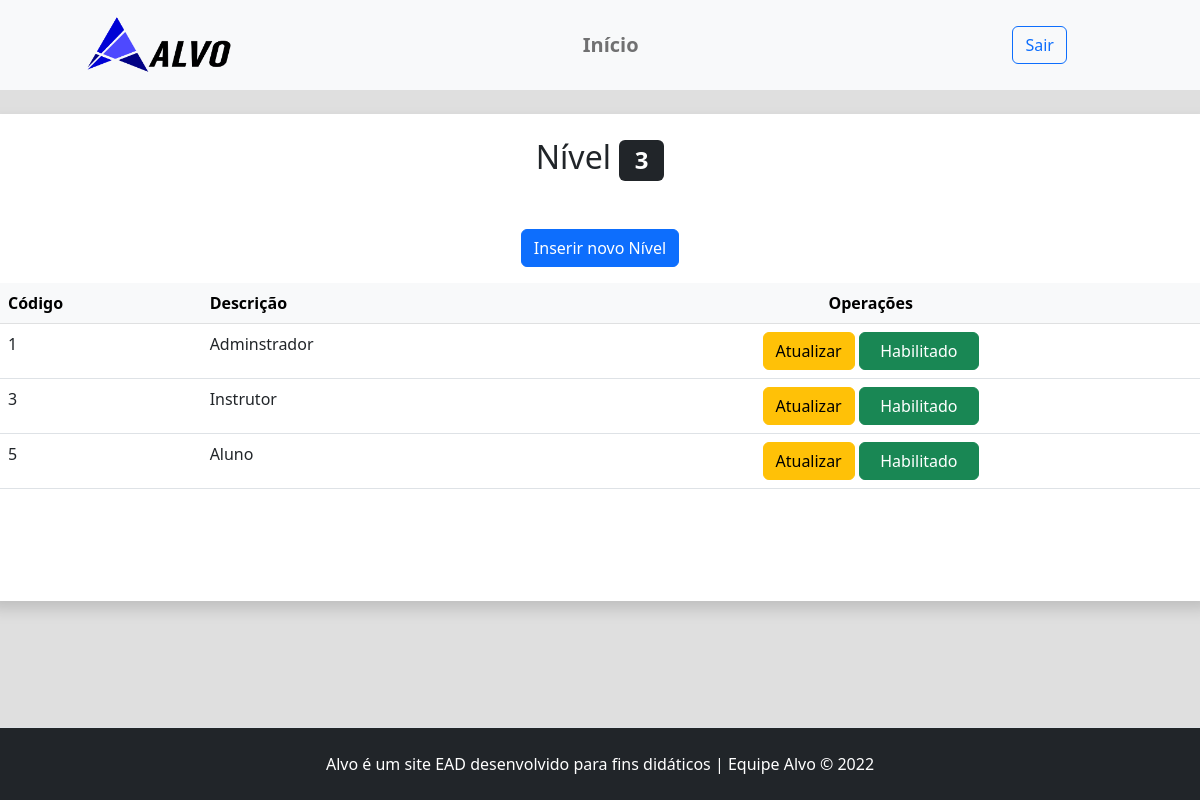
/admin/nivel.php (signed in), run on the app's committed database.
### tables this page shows
CREATE TABLE `niveis` (
  `id` int(11) NOT NULL,
  `codNivel` int(11) NOT NULL,
  `descNivel` varchar(50) NOT NULL,
  `indicador` int(11) DEFAULT NULL
);

### src/Banco.php (called while the page is built, shortened)
<?php
abstract class Banco {
    private static string $servidor = "localhost";
    private static string $usuario = "root";
    private static string $senha = "";
    private static string $banco = "bd_alvo";
    private static PDO $conexao;
    public static function conecta():PDO {
        try {
            self::$conexao = new PDO(
                "mysql:host=".self::$servidor.";
                dbname=".self::$banco.";
                charset=utf8",
                self::$usuario,
                self::$senha
            );
            self::$conexao ->setAttribute(
                PDO::ATTR_ERRMODE,
                PDO::ERRMODE_EXCEPTION
            );
        } catch (Exception $erro) {
            die("Erro.: ".$erro->getMessage());
        }
        return self::$conexao;
    }
}

### src/Nivel.php (called while the page is built, shortened)
<?php
final class Nivel {
    private PDO $conexao;
    public function __construct() {
        $this->conexao = Banco::conecta();
    }
    public function listarNiveis():array {
        $sql = "SELECT id, codNivel, descNivel, indicador FROM niveis ORDER BY codNivel";
        try {
            $consulta = $this->conexao->prepare($sql);
            $consulta->execute();
            $resultado = $consulta->fetchAll(PDO::FETCH_ASSOC);
        } catch (Exception $erro) {
            die("Erro: ".$erro->getMessage());
        }
        return $resultado;
    }
}

### admin/nivel.php (the view, shortened to what this page needs)
<?php
require_once "../inc/cabecalho-admin.php";
$OBJnivel = new Nivel;
$listaDeNiveis = $OBJnivel->listarNiveis();
?>
<div class="row">
	<article class="col-12 bg-white rounded shadow py-4">
		<h2 class="text-center">
		Nível <span class="badge bg-dark"><?=count($listaDeNiveis)?></span>
		</h2>
		<p class="text-center mt-5">
			<a class="btn btn-primary" href="nivel-insere.php">
			Inserir novo Nível</a>
		</p>
		<div class="table-responsive">
			<table class="table table-hover">
				<thead class="table-light">
					<tr>
						<th>Código</th>
						<th>Descrição</th>
						<th class="text-center">Operações</th>
					</tr>
				</thead>
				<tbody>
					<?php
						foreach($listaDeNiveis as $nivel) {
						?>
					<tr>
						<td><?=$nivel['codNivel']?></td>
						<td><?=$nivel['descNivel']?></td>
						<td class="text-center">
							<a class="btn btn-warning"
							href="nivel-atualiza.php?id=<?=$nivel['id']?>">
							<i class="bi bi-pencil"></i> Atualizar
							</a>
							<?php
								if ( $nivel['indicador'] == 1 ) { ?>
									<a class="btn btn-danger" id="indicador" name="indicador" value="0"
									href="nivel-status.php?id=<?=$nivel['id']?>&indicador=0">
										<i class="bi bi-save"></i> Desabilitado</a>
								<?php } else { ?>
									<a class="btn btn-success" id="indicador" name="indicador" value="1"
									href="nivel-status.php?id=<?=$nivel['id']?>&indicador=1">
										<i class="bi bi-save"></i> &nbsp; Habilitado &nbsp;</a>
							<?php } ?>
						</td>
					</tr>
					<?php } ?>
				</tbody>
			</table>
			<br class="mb-5">
			<br class="mb-5">
			<br class="mb-5">
		</div>
	</article>
</div>
<?php
require_once "../inc/rodape-admin.php";
?>
</body>
</html>

### css/style.css (style rules this page uses)
body { overflow-x: hidden; }
.cor-fundo { background-color: rgb(223, 223, 223); }
tbody { overflow-y: scroll; }

### data on the page
niveis: codNivel "1", descNivel "Adminstrador"
niveis: codNivel "3", descNivel "Instrutor"
niveis: codNivel "5", descNivel "Aluno"

### other printed values
count($listaDeNiveis) "3"
